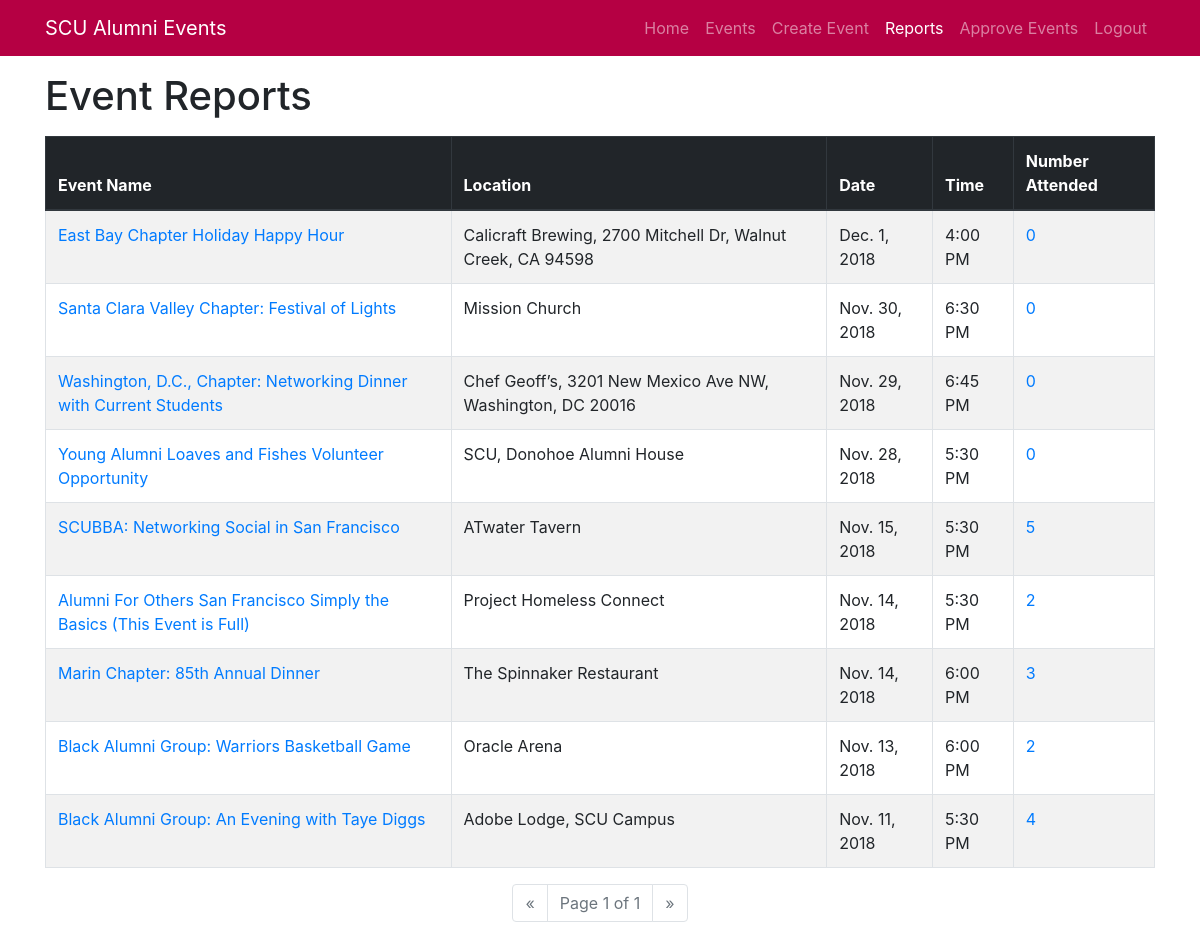
Page /attendance/reports (signed in) on the committed database.
### attendance/models.py (models this page shows, shortened)
class Event(models.Model):
    name = models.CharField(max_length=200, help_text='Enter an event name')
    description = models.TextField(
        max_length=1500, help_text='Enter an event description')
    location = models.CharField(
        max_length=75, help_text='Enter location of event')
    date = models.DateField()
    time = models.TimeField()
    numAttend = models.IntegerField(default=0)
    approved = models.BooleanField(default=False)
    event_fName = models.CharField(
        max_length=45, help_text='Enter your first name', null=True)
    event_lName = models.CharField(
        max_length=45, help_text='Enter your last name', null=True)
    event_email = models.EmailField(null=True)
    event_school = models.CharField(
        max_length=50, help_text='Enter school graduated from', null=True)
    event_yearGrad = models.PositiveSmallIntegerField(
        help_text='Enter graduation year', null=True)
    event_major = models.CharField(
        max_length=70, help_text='Enter your major', null=True)

### attendance/views.py (the view)
# urls.py: path('reports', views.reports, name='report'),
def reports(request):
    event_list = Event.objects.all()
    event_list = event_list.filter(approved=True, date__lte=today)
    event_list = event_list.order_by('-date', 'time')
    paginator = Paginator(event_list, 10)  # Show 10 events per page
    page = request.GET.get('page')
    events = paginator.get_page(page)
    return render(request, 'reportPage.html', {'events': events})

### attendance/templates/reportPage.html (shortened to what this page needs)
<!DOCTYPE html>
<html lang="en">
<head>
  <link rel="stylesheet" href="https://stackpath.bootstrapcdn.com/bootstrap/4.1.3/css/bootstrap.min.css">
</head>
{% if user.is_superuser %}
<body>
  {% block navbar %}
  <nav class="navbar navbar-expand-lg navbar-dark static-top" style="background-color: #B50043">
    <div class="container">
      <a class="navbar-brand" href="{% url 'index' %}">SCU Alumni Events</a>
      <div class="collapse navbar-collapse" id="navbarResponsive">
        <ul class="navbar-nav ml-auto">
          <li class="nav-item">
            <a class="nav-link" href="{% url 'index' %}">Home</a>
          </li>
          <li class="nav-item">
            <a class="nav-link" href="{% url 'events' %}">Events</a>
          </li>
          <li class="nav-item">
            <a class="nav-link" href="{% url 'new_event' %}">Create Event</a>
          </li>
          <li class="nav-item active">
            {% if user.is_superuser %}
            <a class="nav-link" href="{% url 'report' %}">Reports
            </a>
            {% endif %}
          </li>
          <li class="nav-item">
            {% if user.is_superuser %}
            <a class="nav-link" href="{% url 'approve' %}">Approve Events</a>
            {% endif %}
          </li>
          <li class="nav-item">
            {% if user.is_authenticated %}
            <a class="nav-link" href="{% url 'logout' %}">Logout</a>
            {% else %}
            <a class="nav-link" href="{% url 'login' %}">Login</a>
            {% endif %}
          </li>
        </ul>
      </div>
    </div>
  </nav>
  {% endblock %}
  {% block content %}
  <div class="container mt-3">
    <h1>Event Reports</h1>
    {% if events %}
    <table class="table table-bordered table-striped mt-3">
      <thead class="thead-dark">
        <tr>
          <th>Event Name</th>
          <th>Location</th>
          <th>Date</th>
          <th>Time</th>
          <th>Number Attended</th>
        </tr>
      </thead>
      <tbody>
        {% for event in events %}
        <tr>
          <td><a href="{% url 'event_detail' event.pk %}">{{ event.name }}</a></td>
          <td>{{ event.location }}</td>
          <td>{{ event.date }}</td>
          <td>{{ event.time|time:'g:i A' }}</td>
          <td><a href="{% url 'attend_list' event.pk %}">{{ event.numAttend }}</a></td>
        </tr>
        {% endfor %}
      </tbody>
    </table>
    <nav aria-label="pagination">
      <ul class="pagination justify-content-center">
        {% if events.has_previous %}
        <li class="page-item">
          <a class="page-link" href="?page={{ events.previous_page_number }}" tabindex="-1">&laquo;</a>
        </li>
        {% else %}
        <li class="page-item disabled">
          <a class="page-link" href="#" tabindex="-1">&laquo;</a>
        </li>
        {% endif %}
        <li class="page-item disabled">
          <a class="page-link" href="#">Page {{ events.number }} of {{ events.paginator.num_pages }}</a>
        </li>
        {% if events.has_next %}
        <li class="page-item">
          <a class="page-link" href="?page={{ events.next_page_number }}">&raquo;</a>
        </li>
        {% else %}
        <li class="page-item disabled">
          <a class="page-link" href="#">&raquo;</a>
        </li>
        {% endif %}
      </ul>
    </nav>
    {% else %}
    <div class="row">
      <div class="col-lg-12 text-center">
        <p class="lead">There are currently no event reports to view</p>
      </div>
    </div>
    {% endif %}
  </div>
  {% endblock %}
</body>
{% else %}
<body>
  <h1>You are not authorized to view this page.</h1>
</body>
{% endif %}
</html>

### rows in the picture
Event: name "East Bay Chapter Holiday Happy Hour", location "Calicraft Brewing, 2700 Mitchell Dr, Walnut Creek, CA 94598", date "Dec. 1, 2018", time "4:00 PM", numAttend "0"
Event: name "Santa Clara Valley Chapter: Festival of Lights", location "Mission Church", date "Nov. 30, 2018", time "6:30 PM", numAttend "0"
Event: name "Washington, D.C., Chapter: Networking Dinner with Current Students", location "Chef Geoff’s, 3201 New Mexico Ave NW, Washington, DC 20016", date "Nov. 29, 2018", time "6:45 PM", numAttend "0"
Event: name "Young Alumni Loaves and Fishes Volunteer Opportunity", location "SCU, Donohoe Alumni House", date "Nov. 28, 2018", time "5:30 PM", numAttend "0"
Event: name "SCUBBA: Networking Social in San Francisco", location "ATwater Tavern", date "Nov. 15, 2018", time "5:30 PM", numAttend "5"
Event: name "Alumni For Others San Francisco Simply the Basics (This Event is Full)", location "Project Homeless Connect", date "Nov. 14, 2018", time "5:30 PM", numAttend "2"
Event: name "Marin Chapter: 85th Annual Dinner", location "The Spinnaker Restaurant", date "Nov. 14, 2018", time "6:00 PM", numAttend "3"
Event: name "Black Alumni Group: Warriors Basketball Game", location "Oracle Arena", date "Nov. 13, 2018", time "6:00 PM", numAttend "2"
Event: name "Black Alumni Group: An Evening with Taye Diggs", location "Adobe Lodge, SCU Campus", date "Nov. 11, 2018", time "5:30 PM", numAttend "4"

### other values in the picture
{{ events.number }} "1"
{{ events.paginator.num_pages }} "1"
